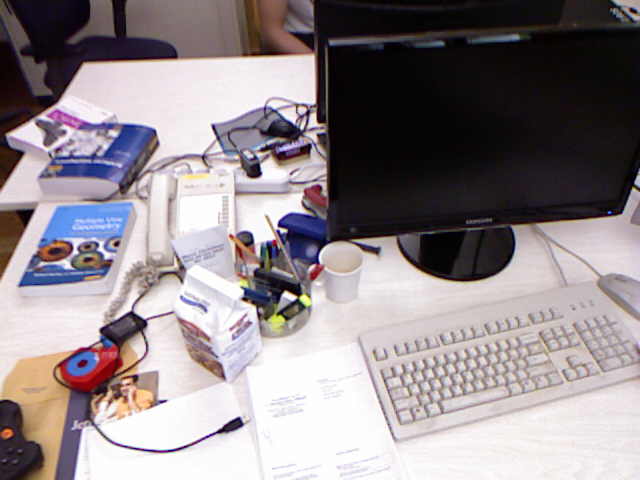
#> input picture pics/test.png, 640 x 480 px, found by its file name
$ python Shi-TomasiTest.py
#> lines starting #> are read from the running program, lines starting #| are printed output that depends on the picture; after the words box and inside, x2 and y2 are one past the last pixel; in counts of white or black regions, pixels touching at a corner belong together
# Opencv中的函数cv2.goodFeatureToTrack()用来进行Shi-Tomasi角点检测，其参数说明如下所示：
#
# 第一个参数：通常情况下，其输入的应是灰度图像；
#
# 第二个参数N：是想要输出的图像中N个最好的角点；
#
# 第三个参数：设置角点的质量水平，在0~1之间；代表了角点的最低的质量，小于这个质量的角点，则被剔除；
#
# 最后一个参数：设置两个角点间的最短欧式距离；也就是两个角点的像素差的平方和；
#
# 根据以上四个参数，运用此函数就能在图像上找到角点，所有低于质量水平的角点都被忽略；
# 然后再把质量水平合格的角点按照角点质量进行降序排列；首先选取质量最高的那个角点，将其欧式距离内的角点都删掉；
# 然后选取质量第二高的角点，重复进行；最后返回N个最佳角点；

# -*- coding: utf-8 -*-
import cv2
import numpy as np
from matplotlib import pyplot as plt

img = cv2.imread('pics/test.png')  # 原图为彩色图，可将第二个参数变为0，为灰度图
#> img is the input picture: shape (480, 640, 3); mean B, G, R 140.4, 136.6, 145.3

gray = cv2.cvtColor(img, cv2.COLOR_BGR2GRAY)
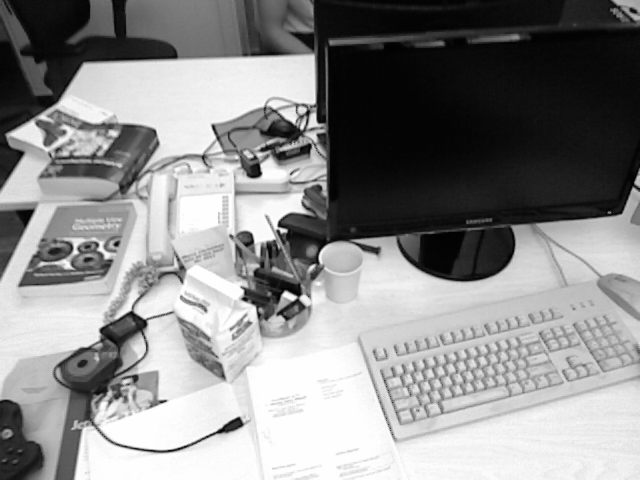
#> gray: shape (480, 640); min 1, max 254, mean 139.6
corners = cv2.goodFeaturesToTrack(gray, 30, 0.3, 50)  # 返回的结果是 [[ a., b.]] 两层括号的数组。
#> corners = 21 rows, first 8: [296, 297], [213, 125], [278, 230], [301, 129], [166, 400], [633, 188], [132, 310], [182, 283]

corners = np.int0(corners)
for i in corners:
    x, y = i.ravel()
    cv2.circle(img, (x, y), 2, 255, -1)  # 在角点处画圆，半径为2，红色，线宽默认，利于显示
#> this loop made 21 passes
#> (x, y) on passes 1 to 12: (296, 297), (213, 125), (278, 230), (301, 129), (166, 400), (633, 188), (132, 310), (182, 283), (239, 417), (242, 299), (114, 244), (254, 156)
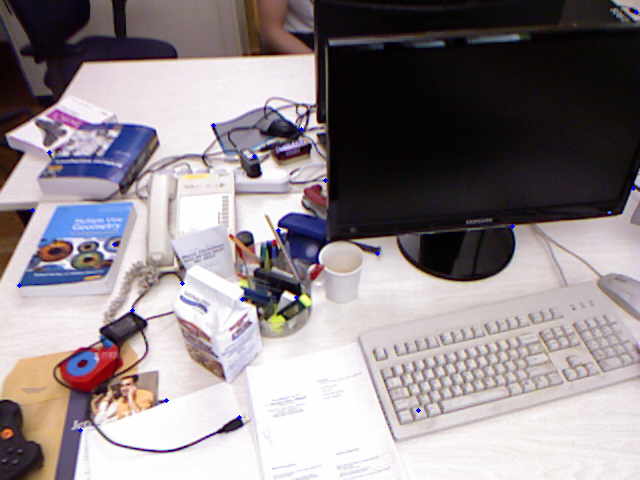
#> img: shape (480, 640, 3); 0.09% of pixels changed, all inside (x1, y1, x2, y2) = (17, 10, 639, 433)
plt.imshow(img), plt.show()
